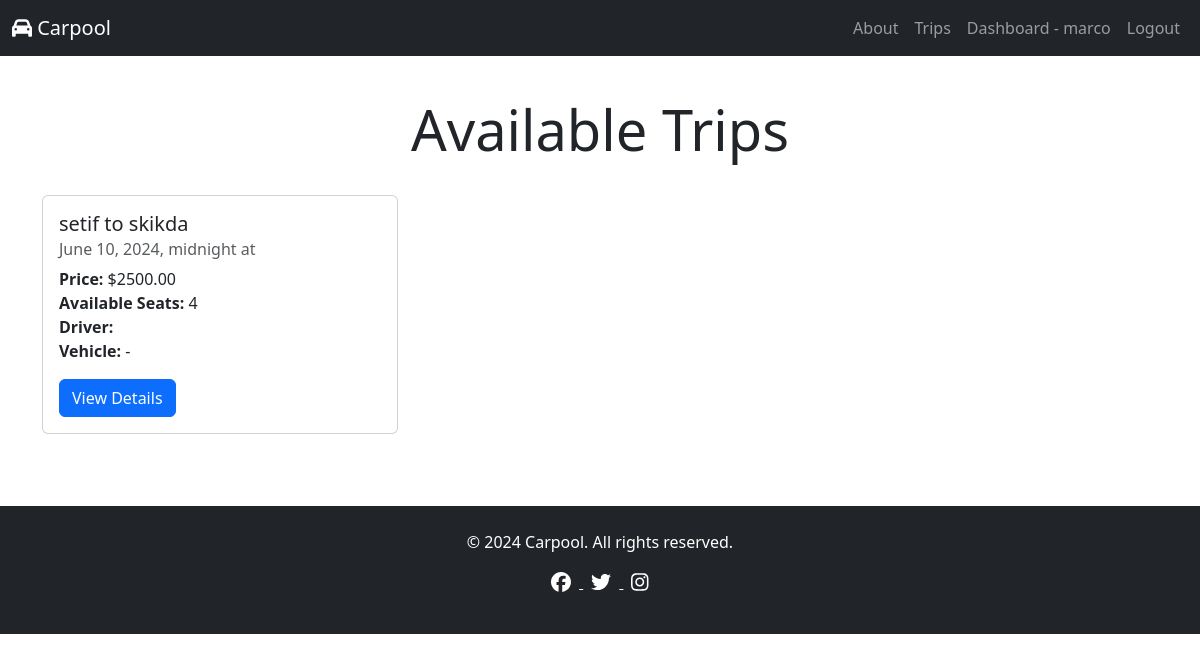
/trips/ (signed in), run on an earlier commit of the app's database.
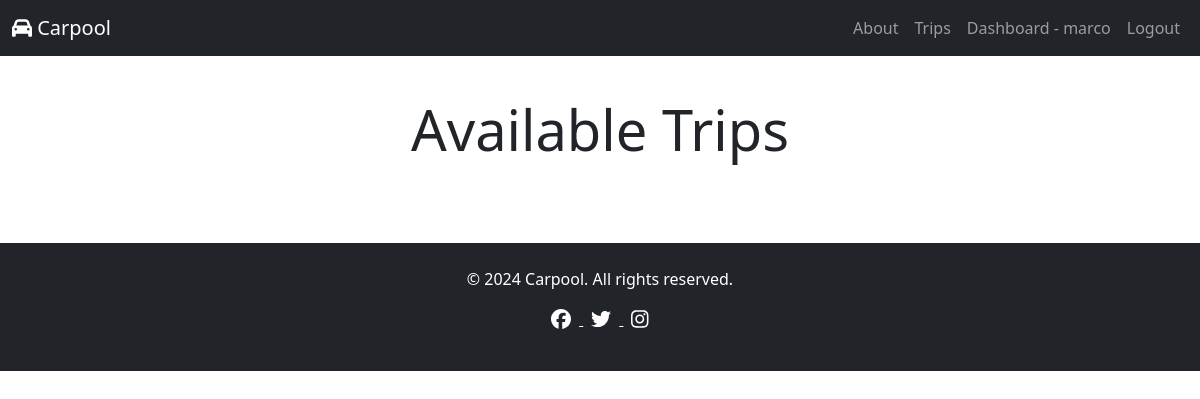
And on a later commit of the database.
### pages/models.py (models this page shows, shortened)
class Trip(models.Model):
    from_location = models.CharField(max_length=100)
    to_location = models.CharField(max_length=100)
    date = models.DateTimeField()
    driver = models.ForeignKey(User, on_delete=models.SET_NULL, null=True, related_name='driven_trips')
    status = models.CharField(max_length=20, default='scheduled')
    meeting_point = models.CharField(max_length=100)
    price = models.DecimalField(max_digits=6, decimal_places=2)
    available_seats = models.IntegerField()
    passengers = models.ManyToManyField(Passenger, related_name="trips")

### pages/views.py (the view)
# urls.py: path("trips/", views.trip_list, name="trip_list"),  # Add this line
def trip_list(request):
    trips = Trip.objects.all()
    context = {
        "trips": trips,
    }
    return render(request, "pages/trip-list.html", context)

### pages/templates/pages/trip-list.html (shortened to what this page needs)
{% extends 'base.html' %}
{% block content %}
<div class="container mt-5">
    <div class="row">
        <div class="col-12 text-center mb-4">
            <h1 class="display-4">Available Trips</h1>
        </div>
    </div>
    <div class="row">
        {% for trip in trips %}
        <div class="col-md-6 col-lg-4 mb-4">
            <div class="card h-100">
                <div class="card-body">
                    <h5 class="card-title">
                        {{ trip.from_location }} to {{ trip.to_location }}
                    </h5>
                    <h6 class="card-subtitle mb-2 text-muted">
                        {{ trip.date }} at {{ trip.time }}
                    </h6>
                    <p class="card-text">
                        <strong>Price:</strong> ${{ trip.price }}<br>
                        <strong>Available Seats:</strong> {{ trip.available_seats }}<br>
                        <strong>Driver:</strong> {{ trip.driver.name }}<br>
                        <strong>Vehicle:</strong> {{ trip.vehicle.make }} - {{ trip.vehicle.vehicle_type }}
                    </p>
                    <a href="{% url 'trip' trip.id %}" class="btn btn-primary">
                        View Details
                    </a>
                </div>
            </div>
        </div>
        {% endfor %}
    </div>
</div>
{% endblock %}

What changed in the data, as far as the page shows it:
removed Trip: from_location "setif", to_location "skikda", date "June 10, 2024, midnight", price "2500.00", available_seats "4"
